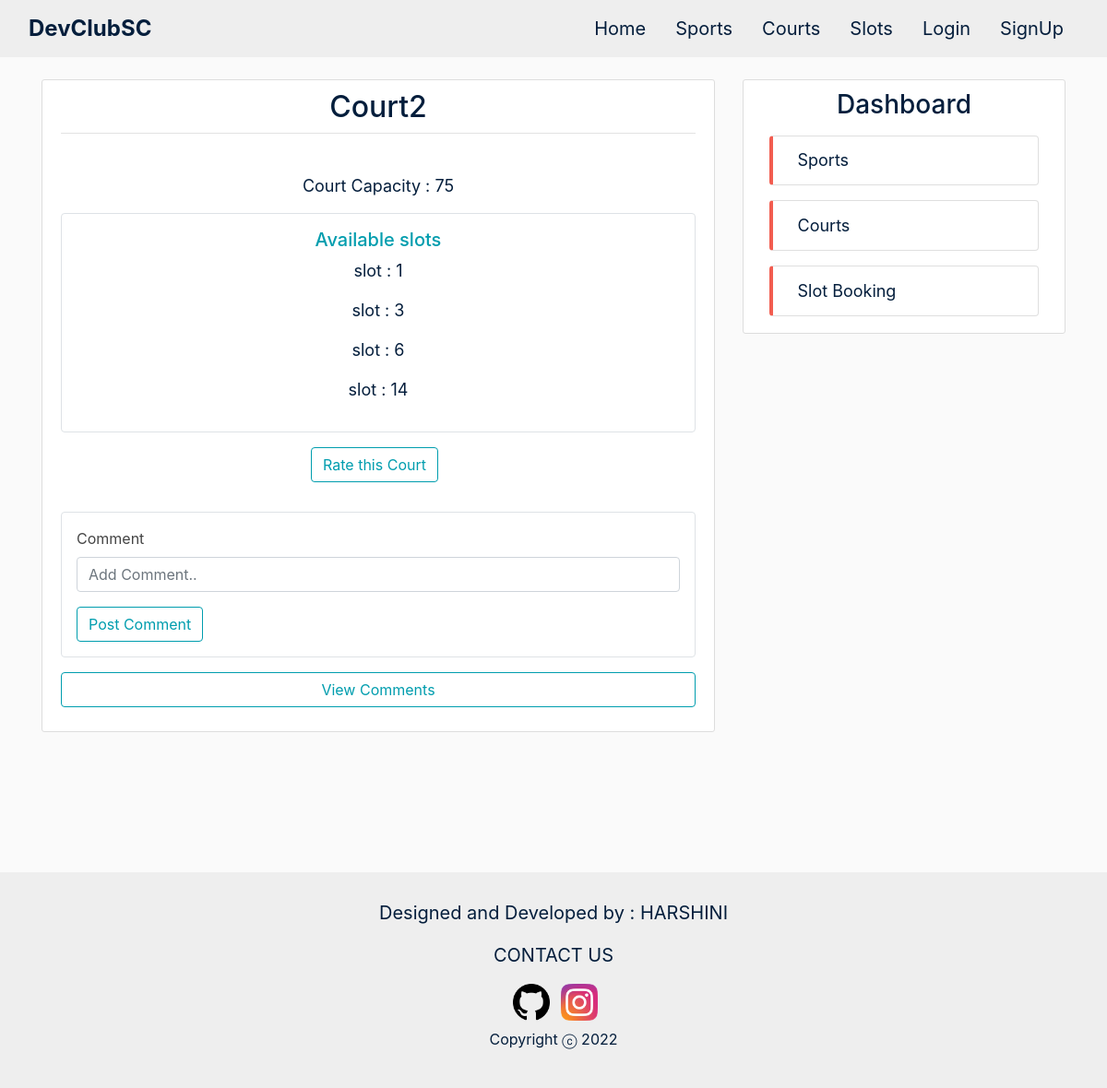
Screenshot of /courts/2/ with the database file from the repository.
### courts/models.py (models this page shows, shortened)
class Court(models.Model):
    name = models.CharField(max_length=100)
    capacity = models.IntegerField()

### sports/models.py (models this page shows, shortened)
class Slot(models.Model):
    sport = models.ForeignKey(Sport, on_delete=models.CASCADE, default='')
    court = models.ForeignKey(Court, on_delete=models.CASCADE, default='')
    date = models.DateField()
    start_time = models.TimeField()
    end_time = models.TimeField()

### courts/views.py (the view)
# urls.py: path('courts/<int:pk>/', CourtDetailView.as_view(), name='courts-detail'),
class CourtDetailView(DetailView):
    model = Court
    context_object_name = 'court'
    extra_context = {'staffs': Staff.objects.all(), 'slots': Slot.objects.all(), 'ratings': Rating.objects.all(),
                     'comments': UserComment.objects.all(), 'today': datetime.date.today()}

### courts/templates/courts/court_detail.html (shortened to what this page needs)
{% extends 'sports/base.html' %} {% block content %}
<article class="media content-section">
  <div class="media-body">
    <div class="article-metadata">
      <h2 class="article-title sport-detail-title">{{court.name}}</h2>
    </div>
    <p class="article-content centre-text small-text mt-3">
      Court Capacity : {{ court.capacity }}
    </p>
    <div class="row">
      <div class="col-md">
        <div class="border rounded py-3">
          <h5 class="centre-text side-header mb-2">Available slots</h5>
          {% for slot in slots %} {% if slot.court == court %}
          <p class="centre-text">
            <a
              class="small-text small-a"
              href="{% url 'slots-detail' slot.id %}"
              >slot : {{ slot.id }}</a
            >
          </p>
          {% endif %} {% endfor %}
        </div>
      </div>
    </div>
    <div class="centre-text">
        <a
            class="btn btn-outline mt-3 mb-2 mr-2 trending-btn centre-text"
            href="{% url 'courts-rating' court.id %}"
            >Rate this Court</a
        >
    </div>
    <div>
      <div class="border rounded mt-4 py-3 px-3">
        <form action="{%url 'courts-comment' court.id %}" method="POST">
          <div class="form-group">
            <label for="exampleFormControlInput1">Comment</label>
            <input
              type="text"
              class="form-control"
              id="exampleFormControlInput1"
              name="comment"
              placeholder="Add Comment.."
            />
          </div>
          <button type="submit" class="btn btn-outline trending-btn">
            Post Comment
          </button>
        </form>
      </div>
      <p>
        <a class="btn btn-outline trending-btn btn-block my-3" data-toggle="collapse" href="#collapseExample" role="button" aria-expanded="false" aria-controls="collapseExample">
          View Comments
        </a>
      </p>
    </div>
  </div>
</article>
{% endblock content %}

### sports/static/sports/main.css (style rules this page uses)
body { background: #fafafa; color: #444444; padding-top: 62px; }
h1, h2, h3, h4, h5, h6 { color: #444444; }
.content-section { background: #ffffff; padding: 10px 20px; border: 1px solid #dddddd; border-radius: 3px; margin-bottom: 20px; }
.article-title { color: #041e3c; }
.article-content { white-space: pre-line; }
.article-metadata { padding-bottom: 1px; margin-bottom: 4px; border-bottom: 1px solid #e3e3e3; text-align: center; }
.btn { color:#0468d7 !important; border-color: #0468d7; }
.centre-text { text-align: center; }
.sport-detail-title { color: #041e3c; }
.side-header { color: #009DAE; }
.small-text { font-size: 18px; color: #041e3c; }
.trending-btn { color: #009DAE !important; border-color: #009DAE; background-color: #ffffff !important; }

### rows the page displays
Court: name "Court2", capacity "75"
Slot: id "1"
Slot: id "3"
Slot: id "6"
Slot: id "14"
